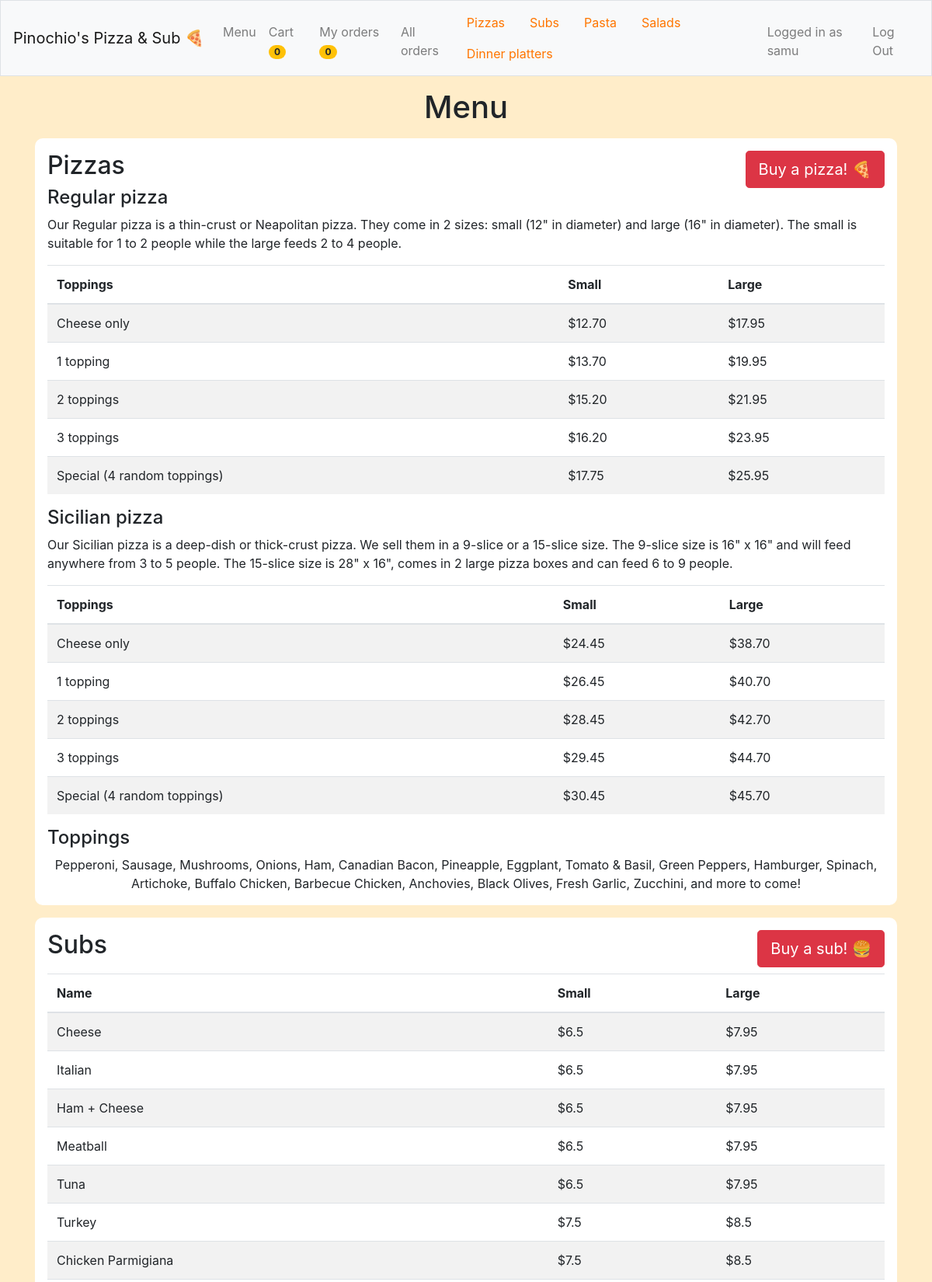
The app's page / (signed in, upper part) with its own data.
### orders/models.py (models this page shows, shortened)
class Topping(models.Model):
    name = models.CharField(max_length=64)

class Sub(models.Model):
    name = models.CharField(max_length=64)
    small = models.FloatField(blank=True, null=True)
    large = models.FloatField()

### orders/views.py (the view)
# urls.py: path("", views.index, name="index"),
def index(request):
    if not request.user.is_authenticated:
        return render(request, "orders/login.html", {"mes": None})
    if request.user.is_superuser:
        superuser = True
    else:
        superuser = False
    reg = Pizza_type.objects.get(pk=1)
    sic = Pizza_type.objects.get(pk=2)
    regpizzas = Pizza_price.objects.filter(type=reg)
    sicpizzas = Pizza_price.objects.filter(type=sic)
    regpizzaprices = []
    sicpizzaprices = []
    for i in regpizzas:
        regpizzaprices.append(['{:03.2f}'.format(i.small), '{:03.2f}'.format(i.large)])
    for i in sicpizzas:
        sicpizzaprices.append(['{:03.2f}'.format(i.small), '{:03.2f}'.format(i.large)])
    cart = 0
    order = Order.objects.filter(user=request.user, status=1).first()
    myorders = Order.objects.filter(user = request.user, status=2).all()
    if order is not None:
        cart = len(order.pizzaorders.all()) + len(order.suborders.all()) + len(order.pastaorders.all()) + len(order.saladorders.all()) + len(order.dinnerorders.all())
    context = {
        "superuser": superuser,
        "pizzatypes": Pizza_type.objects.all(),
        "user": request.user,
        "cart": cart,
        "myorders": len(myorders),
        "regpizzas" : regpizzaprices,
        "sicpizzas" : sicpizzaprices,
        "toppings" : Topping.objects.all(),
        "subs" : Sub.objects.all(),
        "pastas" : Pasta.objects.all(),
        "salads" : Salad.objects.all(),
        "dinnerplatters" : Dinnerplatter.objects.all(),
        "extras" : Sub_extra.objects.all()
    }
    return render(request, "orders/index.html", context)

### orders/templates/orders/index.html (shortened to what this page needs)
{% extends "orders/base.html" %}
{% block nav %}
{% if request.user.is_authenticated %}
    <ul class="nav nav-pills mx-auto">
        <li class="nav-item">
            <a class="nav-link menulink" href="#pizza">Pizzas</a>
        </li>
        <li class="nav-item">
            <a class="nav-link menulink" href="#sub">Subs</a>
        </li>
        <li class="nav-item">
            <a class="nav-link menulink" href="#pasta">Pasta</a>
        </li>
        <li class="nav-item">
            <a class="nav-link menulink" href="#salad">Salads</a>
        </li>
        <li class="nav-item">
            <a class="nav-link menulink" href="#dinner">Dinner platters</a>
        </li>
    </ul>
{%endif %}
{%endblock %}
{% block body %}
<h1 class="cente">Menu</h1>
<div class="panel panel-default">
    <div class="panel-body">
        <h2 id="pizza">Pizzas<button type="button" class="btn btn-lg btn-danger right mabo" data-toggle="modal" data-target="#pizzamodal">Buy a pizza! &#127829;</button></h2>
        <h4>Regular pizza</h4>
        <p>Our Regular pizza is a thin-crust or Neapolitan pizza. They come in 2 sizes: small (12" in diameter) and large (16" in diameter).
            The small is suitable for 1 to 2 people while the large feeds 2 to 4 people.</p>
        <table class="table table-striped">
            <thead>
            <tr>
                <th scope="col">Toppings</th>
                <th scope="col">Small</th>
                <th scope="col">Large</th>
            </tr>
            </thead>
            <tbody>
            <tr>
                <td>Cheese only</td>
                <td>${{regpizzas.0.0}}</td>
                <td>${{regpizzas.0.1}}</td>
            </tr>
            <tr>
                <td>1 topping</th>
                <td>${{regpizzas.1.0}}</td>
                <td>${{regpizzas.1.1}}</td>
            </tr>
            <tr>
                <td>2 toppings</th>
                <td>${{regpizzas.2.0}}</td>
                <td>${{regpizzas.2.1}}</td>
            </tr>
            <tr>
                <td>3 toppings</th>
                <td>${{regpizzas.3.0}}</td>
                <td>${{regpizzas.3.1}}</td>
            </tr>
            <tr>
                <td>Special (4 random toppings)</th>
                <td>${{regpizzas.4.0}}</td>
                <td>${{regpizzas.4.1}}</td>
            </tr>
            </tbody>
        </table>
        <h4>Sicilian pizza</h3>
    <p>Our Sicilian pizza is a deep-dish or thick-crust pizza. We sell them in a 9-slice or a 15-slice size.
        The 9-slice size is 16" x 16" and will feed anywhere from 3 to 5 people.
        The 15-slice size is 28" x 16", comes in 2 large pizza boxes and can feed 6 to 9 people.</p>
    <table class="table table-striped">
        <thead>
        <tr>
            <th scope="col">Toppings</th>
            <th scope="col">Small</th>
            <th scope="col">Large</th>
        </tr>
        </thead>
        <tbody>
        <tr>
            <td>Cheese only</td>
            <td>${{sicpizzas.0.0}}</td>
            <td>${{sicpizzas.0.1}}</td>
        </tr>
        <tr>
            <td>1 topping</th>
            <td>${{sicpizzas.1.0}}</td>
            <td>${{sicpizzas.1.1}}</td>
        </tr>
        <tr>
            <td>2 toppings</th>
            <td>${{sicpizzas.2.0}}</td>
            <td>${{sicpizzas.2.1}}</td>
        </tr>
        <tr>
            <td>3 toppings</th>
            <td>${{sicpizzas.3.0}}</td>
            <td>${{sicpizzas.3.1}}</td>
        </tr>
        <tr>
            <td>Special (4 random toppings)</th>
            <td>${{sicpizzas.4.0}}</td>
            <td>${{sicpizzas.4.1}}</td>
        </tr>
        </tbody>
    </table>
    <h4>Toppings</h4>
        <div class="cente">
            {% for i in toppings %}
                {{i.name}},
            {% endfor%}
            and more to come!
        </div>
    </div>
</div>
<div class="panel panel-default">
    <div class="panel-body">
        <h2 id="sub">Subs<button type="button" class="btn btn-lg btn-danger right mabo" data-toggle="modal" data-target="#submodal">Buy a sub! &#127828;</button></h2>
        <table class="table table-striped">
            <thead>
            <tr>
                <th scope="col">Name</th>
                <th scope="col">Small</th>
                <th scope="col">Large</th>
            </tr>
            </thead>
            <tbody>
            {% for sub in subs %}
            <tr>
                <td>{{sub.name}}</td>
                <td>{%if sub.small is not None %}${{sub.small}}{%endif%}</td>
                <td>${{sub.large}}</td>
            </tr>
            {%endfor%}
            </tbody>
        </table>
    </div>
</div>
{% endblock %}

### orders/templates/orders/base.html (shortened to what this page needs)
{% load static %}
<!DOCTYPE html>
<html lang="en">
<head>
    <link rel="stylesheet" href="https://stackpath.bootstrapcdn.com/bootstrap/4.4.1/css/bootstrap.min.css">
    <link href="{% static 'orders/styles.css' %}" rel="stylesheet">
</head>
<body>
    <div class="cont">
        <nav class="navbar sticky-top navbar-expand-md navbar-light bg-light border">
            <a class="navbar-brand" href="/">Pinochio's Pizza & Sub &#127829; </a>
            <div class="collapse navbar-collapse" id="navbar">
                    <ul class="navbar-nav mr-auto mt-2">
                        <li class="nav-item"><a class="nav-link" href="/">Menu</a></li>
                        <li class="nav-item"><a class="nav-link" href="/cart">Cart {% if cart %}{% if cart > 0 %} <span id="cartno" class="badge badge-pill badge-danger">{{cart}}</span>{%else%}<span id="cartno" class="badge badge-pill badge-warning">0</span>{%endif%}{%else%}<span id="cartno" class="badge badge-pill badge-warning">0</span>{%endif%}</a></li>
                        <li class="nav-item"><a class="nav-link" href="/myorders">My orders {% if myorders %}{% if myorders > 0 %} <span id="myorders" class="badge badge-pill badge-danger">{{myorders}}</span>{%else%}<span id="myorders" class="badge badge-pill badge-warning">0</span>{%endif%}{%else%}<span id="myorders" class="badge badge-pill badge-warning">0</span>{%endif%}</a></li>
                        {% if superuser %}<li class="nav-item"><a class="nav-link" href="/allorders">All orders </a></li>{%endif%}
                    </ul>
                    {% block nav %}{%endblock%}
                    <ul class="navbar-nav ml-auto mt-2">
                        {% if request.user.is_authenticated %}
                        <li class="nav-item"><span class="navbar-text">Logged in as {{user.username}}</span></li>
                        <li class="nav-item"><a class="nav-link" href="/logout">{{ _("Log Out") }}</a></li>
                        {% else %}
                        <li class="nav-item"><a class="nav-link" href="/register">Register</a></li>
                        <li class="nav-item"><a class="nav-link" href="/login">Log In </a></li>
                        {% endif %}
                    </ul>
            </div>
        </nav>
    <div class="body">
        <div class="container">
        {% block body %}
        {% endblock%}
        </div>
    </div>
  </div>
</body>
</html>

### orders/static/orders/styles.css (style rules this page uses)
.cente { text-align: center; }
.cont { min-height:100%; position:relative; }
.body { padding:10px; padding-top:16px; padding-bottom:50px; }
body { background-color: #ffedc9; }
.panel { background-color: white!important; padding: 1rem; border-radius: 10px; margin-bottom: 1rem; margin-top: 1rem; }
a { color: #ff7600; }
.right { float: right; }
.mabo { margin-bottom: 8px; }

### records on screen
Topping: name "Pepperoni"
Topping: name "Sausage"
Topping: name "Mushrooms"
Topping: name "Onions"
Topping: name "Ham"
Topping: name "Canadian Bacon"
Topping: name "Pineapple"
Topping: name "Eggplant"
Topping: name "Tomato & Basil"
Topping: name "Green Peppers"
Topping: name "Hamburger"
Topping: name "Spinach"
Topping: name "Artichoke"
Topping: name "Buffalo Chicken"
Topping: name "Barbecue Chicken"
Topping: name "Anchovies"
Topping: name "Black Olives"
Topping: name "Fresh Garlic"
Topping: name "Zucchini"
Sub: name "Cheese", small "6.5", large "7.95"
Sub: name "Italian", small "6.5", large "7.95"
Sub: name "Ham + Cheese", small "6.5", large "7.95"
Sub: name "Meatball", small "6.5", large "7.95"
Sub: name "Tuna", small "6.5", large "7.95"
Sub: name "Turkey", small "7.5", large "8.5"
Sub: name "Chicken Parmigiana", small "7.5", large "8.5"

### other values on screen
{{ user.username }} "samu"
{{ regpizzas.0.0 }} "12.70"
{{ regpizzas.0.1 }} "17.95"
{{ regpizzas.1.0 }} "13.70"
{{ regpizzas.1.1 }} "19.95"
{{ regpizzas.2.0 }} "15.20"
{{ regpizzas.2.1 }} "21.95"
{{ regpizzas.3.0 }} "16.20"
{{ regpizzas.3.1 }} "23.95"
{{ regpizzas.4.0 }} "17.75"
{{ regpizzas.4.1 }} "25.95"
{{ sicpizzas.0.0 }} "24.45"
{{ sicpizzas.0.1 }} "38.70"
{{ sicpizzas.1.0 }} "26.45"
{{ sicpizzas.1.1 }} "40.70"
